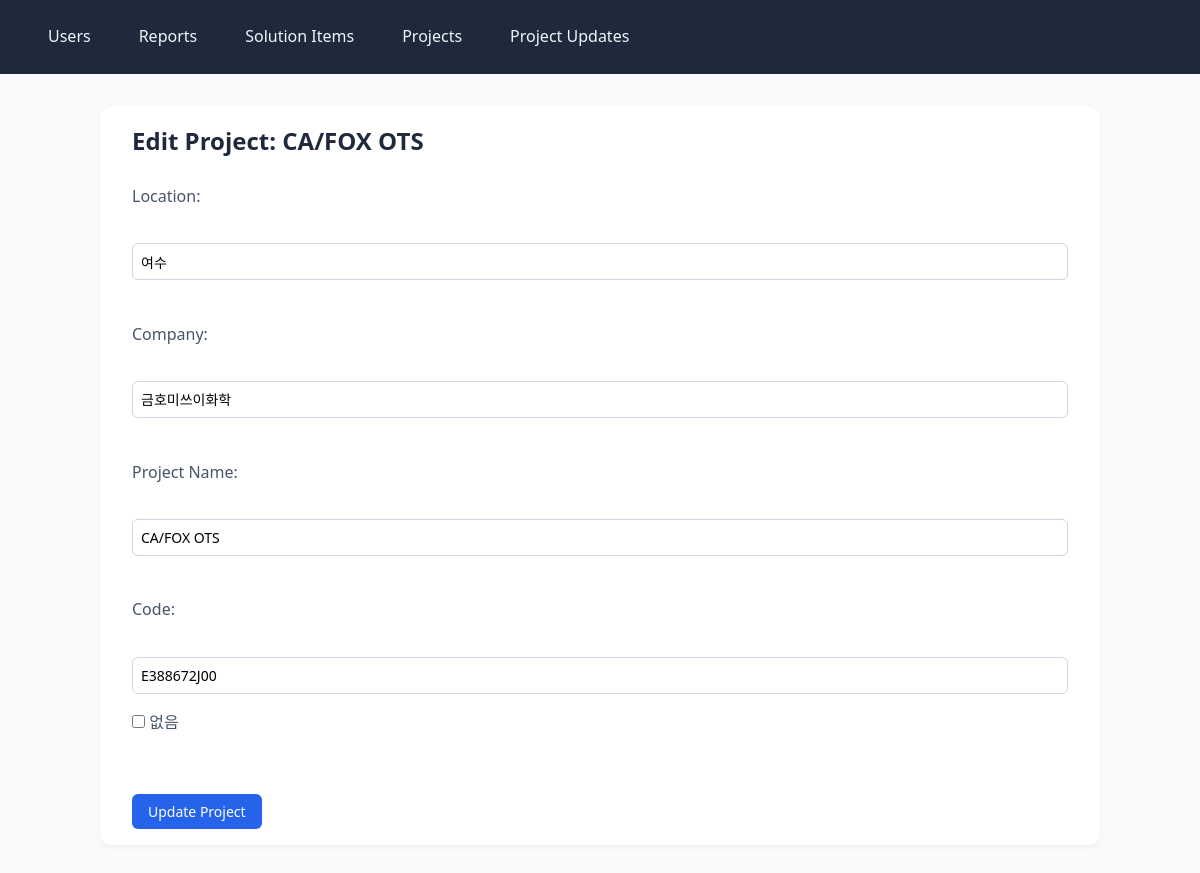
The app's page /projects/1/edit with its own data.
### app/models.py (models this page shows)
class Project(db.Model):
    __tablename__ = 'project'
    id = db.Column(db.Integer, primary_key=True)
    solution_item_id = db.Column(db.Integer, db.ForeignKey('solution_item.id'), nullable=False)
    location = db.Column(db.String(100), nullable=False)
    company = db.Column(db.String(100), nullable=False)
    project_name = db.Column(db.String(100), nullable=False)
    code = db.Column(db.String(50), unique=True, nullable=True, index=True)
    created_at = db.Column(db.DateTime, default=datetime.utcnow)
    updated_at = db.Column(db.DateTime, default=datetime.utcnow, onupdate=datetime.utcnow)
    solution_item = db.relationship('SolutionItem', back_populates='projects')
    project_updates = db.relationship('ProjectUpdate', back_populates='project', cascade='all, delete-orphan')
    default_assignees = db.relationship(
        'User',
        secondary=project_assignees,
        back_populates='assigned_projects'
    )

### app/main.py (the view)
@app.route('/projects/<int:project_id>/edit', methods=['GET'])
def edit_project(project_id):
    project = Project.query.get_or_404(project_id)
    return render_template('edit_project.html', project=project)

### app/templates/edit_project.html (shortened to what this page needs)
{% extends 'base.html' %}
{% block content %}
  <h2>Edit Project: {{ project.project_name }}</h2>
  <form method="POST">
    <label>Location:</label><br>
    <input type="text" name="location" value="{{ project.location }}"><br><br>
    <label>Company:</label><br>
    <input type="text" name="company" value="{{ project.company }}"><br><br>
    <label>Project Name:</label><br>
    <input type="text" name="project_name" value="{{ project.project_name }}"><br><br>
    <label>Code:</label><br>
    <input type="text" id="code-input" name="code" value="{{ project.code }}">
    <label>
        <input type="checkbox" id="no-code-checkbox"> 없음
    </label><br><br>
    <button type="submit">Update Project</button>
  </form>
{% endblock %}

### app/static/style.css (style rules this page uses)
* { box-sizing: border-box; margin: 0; padding: 0; font-family: 'Segoe UI', Roboto, Helvetica, Arial, sans-serif; }
body { background-color: #f9fafb; color: #333; line-height: 1.6; font-size: 16px; padding: 0; }
h1, h2, h3 { margin-bottom: 1rem; color: #1e293b; }
form { margin-top: 1.5rem; }
label { font-weight: 500; display: block; margin-bottom: 0.5rem; color: #475569; }
textarea, select, input[type="text"] { width: 100%; padding: 0.5rem; margin-bottom: 1rem; border: 1px solid #cbd5e1; border-radius: 6px; font-size: 14px; background-color: #ffffff; transition: border-color 0.2s ease; }
button { background-color: #2563eb; color: white; border: none; padding: 0.5rem 1rem; font-size: 14px; border-radius: 6px; cursor: pointer; margin-right: 0.5rem; transition: background-color 0.2s ease; }

### records on screen
Project: project_name "CA/FOX OTS", location "여수", company "금호미쓰이화학", code "E388672J00"
